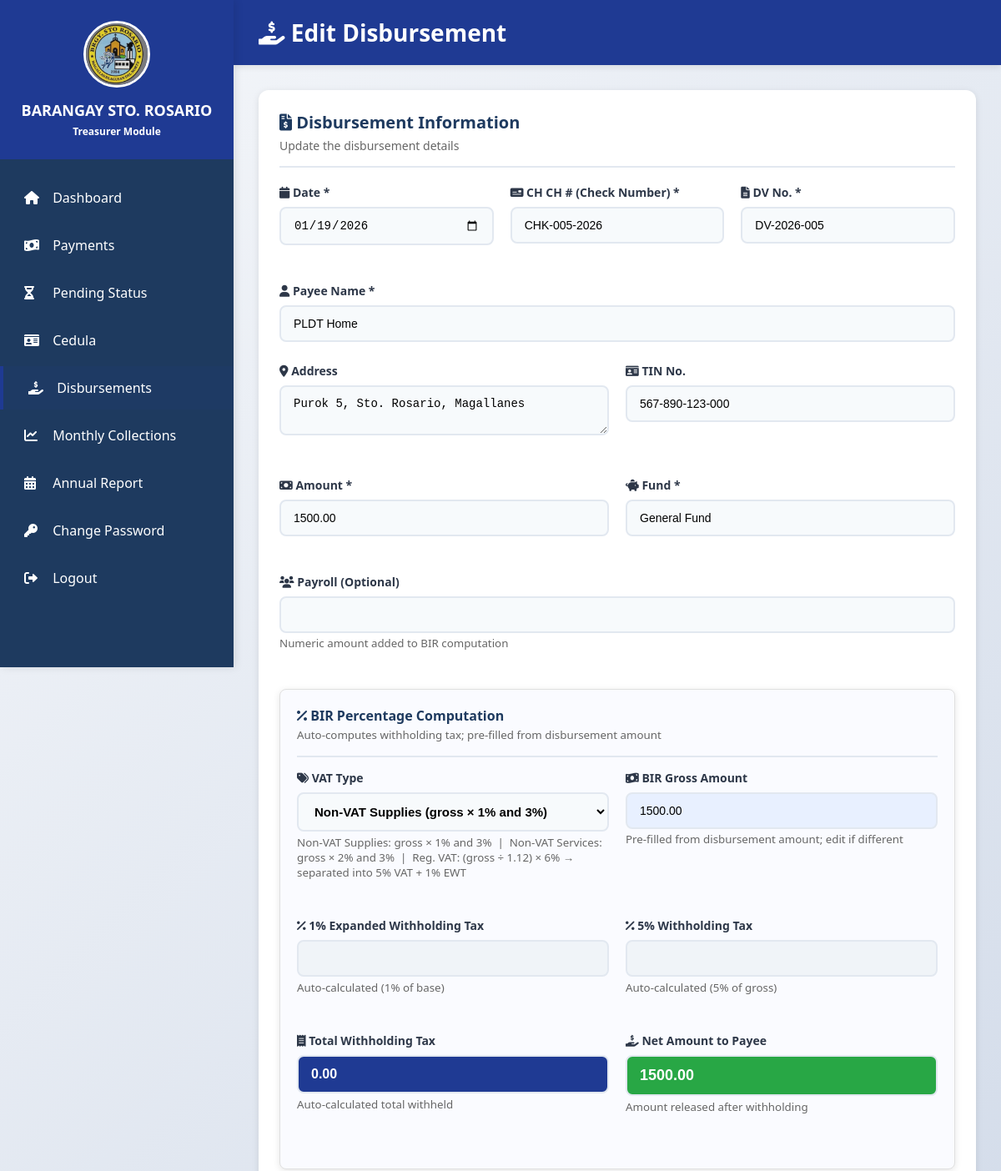
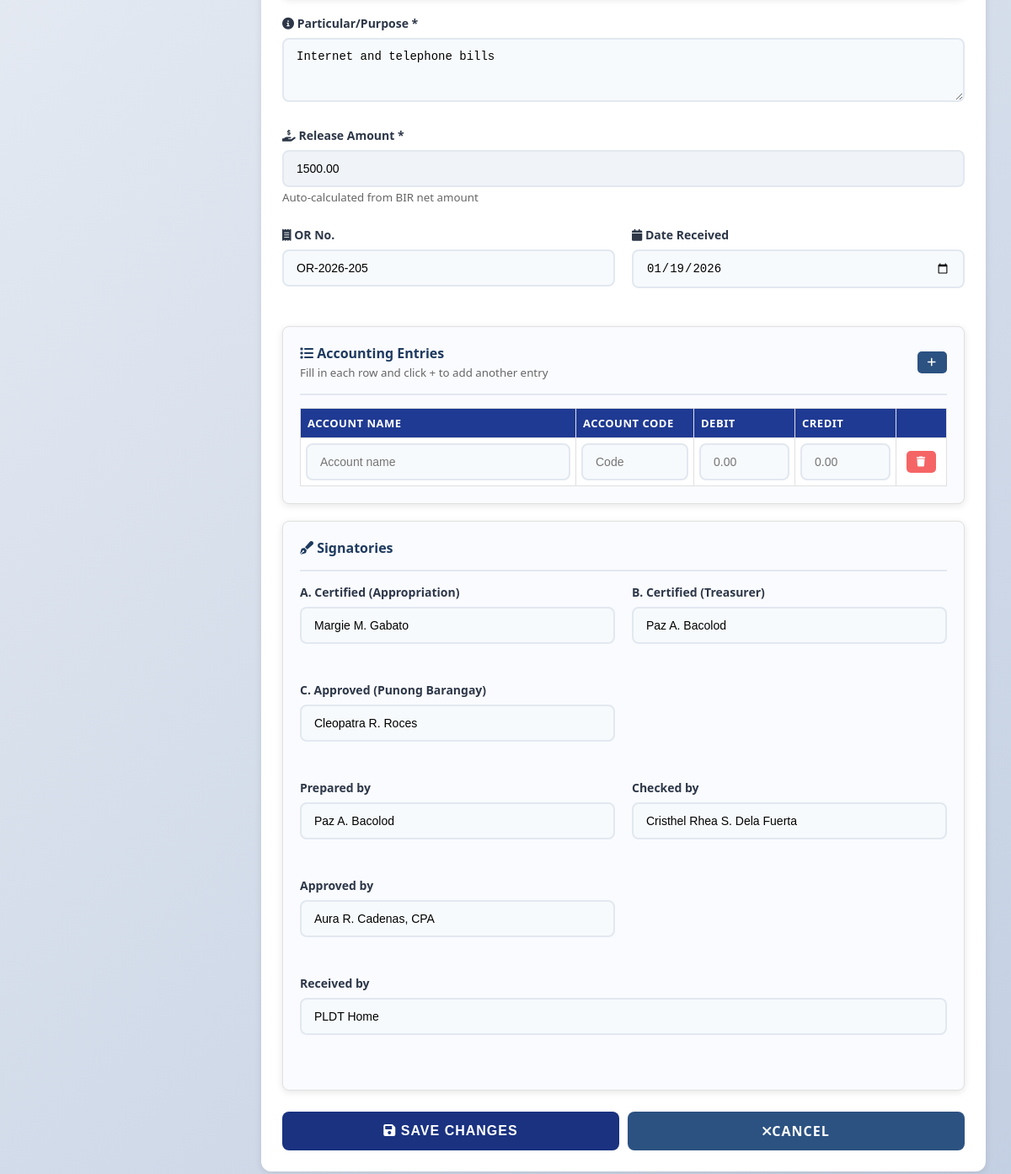
Page /treasurer/disbursement/edit.php?id=5 (signed in) on the committed database (2 pictures, top to bottom).
### tables this page shows
CREATE TABLE IF NOT EXISTS disbursements (
    id INT AUTO_INCREMENT PRIMARY KEY,
    disburse_date DATE NOT NULL,
    check_no VARCHAR(50) NOT NULL,
    or_no VARCHAR(50),
    received_date DATE,
    payee VARCHAR(150) NOT NULL,
    payee_address TEXT,
    payee_tin VARCHAR(50),
    dv_no VARCHAR(50) NOT NULL,
    amount DECIMAL(12, 2) NOT NULL,
    fund VARCHAR(100),
    payroll VARCHAR(100),
    bir VARCHAR(100),
    bir_vat_type VARCHAR(20),
    bir_gross DECIMAL(12, 2),
    bir_withholding_a DECIMAL(12, 2),
    bir_withholding_b DECIMAL(12, 2),
    purpose TEXT NOT NULL,
    release_amount DECIMAL(12, 2) NOT NULL,
    accounting_entries TEXT,
    signatory_a VARCHAR(150),
    signatory_b VARCHAR(150),
    signatory_c VARCHAR(150),
    signatory_prepared_by VARCHAR(150),
    signatory_checked_by VARCHAR(150),
    signatory_approved_by VARCHAR(150),
    signatory_received_by VARCHAR(150),
    processed_by INT,
    created_at TIMESTAMP DEFAULT CURRENT_TIMESTAMP,
    FOREIGN KEY (processed_by) REFERENCES users(id) ON DELETE SET NULL
);

### treasurer/disbursement/edit.php (the view, shortened to what the rows shown need)
<?php
include "../../config/database.php";
$disbursementId = intval($_GET['id'] ?? 0);
$stmt = $conn->prepare("SELECT * FROM disbursements WHERE id = ?");
$stmt->bind_param("i", $disbursementId);
$stmt->execute();
$result = $stmt->get_result();
$disbursement = $result->fetch_assoc();
$disburseDate = !empty($disbursement['disburse_date'])
    ? date('Y-m-d', strtotime($disbursement['disburse_date']))
    : date('Y-m-d');
$receivedDate = !empty($disbursement['received_date'])
    ? date('Y-m-d', strtotime($disbursement['received_date']))
    : $disburseDate;
$amountValue = number_format((float) $disbursement['amount'], 2, '.', '');
$releaseValue = number_format((float) $disbursement['release_amount'], 2, '.', '');
$birValue = number_format((float) $disbursement['bir'], 2, '.', '');
$payrollRaw = $disbursement['payroll'] ?? '';
$birGrossValue = number_format(((float) $disbursement['amount']) + ((float) $payrollRaw), 2, '.', '');
?>
<!DOCTYPE html>
<html lang="en">
<head>
    <link rel="stylesheet" href="../../assets/css/style.css">
    <link rel="stylesheet" href="https://cdnjs.cloudflare.com/ajax/libs/font-awesome/6.0.0/css/all.min.css">
</head>
<body>
    <div class="dashboard-container">
        <aside class="sidebar">
            <div class="sidebar-header">
                <h2>BARANGAY STO. ROSARIO</h2>
            </div>
        </aside>
        <main class="main-content">
            <div class="content-header">
                <h1><i class="fas fa-hand-holding-usd"></i> Edit Disbursement</h1>
            </div>
            <div class="content-body">
                <div class="card">
                    <form method="POST" action="save.php">
                        <div class="form-row">
                            <div class="form-group">
                                <label for="disburse_date"><i class="fas fa-calendar"></i> Date *</label>
                                <input type="date" id="disburse_date" name="date"
                                    value="<?= htmlspecialchars($disburseDate) ?>"
                                    required>
                            </div>
                            <div class="form-group">
                                <label for="check_no"><i class="fas fa-money-check"></i> CH CH # (Check Number)
                                    *</label>
                                <input type="text" id="check_no" name="check_no"
                                    value="<?= htmlspecialchars($disbursement['check_no']) ?>"
                                    required>
                            </div>
                            <div class="form-group">
                                <label for="dv_no"><i class="fas fa-file-alt"></i> DV No. *</label>
                                <input type="text" id="dv_no" name="dv_no"
                                    value="<?= htmlspecialchars($disbursement['dv_no']) ?>"
                                    required>
                            </div>
                        </div>
                        <div class="form-group">
                            <label for="payee"><i class="fas fa-user"></i> Payee Name *</label>
                            <input type="text" id="payee" name="payee"
                                value="<?= htmlspecialchars($disbursement['payee']) ?>"
                                required>
                        </div>
                        <div class="form-row">
                            <div class="form-group">
                                <label for="payee_address"><i class="fas fa-map-marker-alt"></i> Address</label>
                                <textarea id="payee_address" name="payee_address"
                                    rows="2"><?= htmlspecialchars($disbursement['payee_address'] ?? '') ?></textarea>
                            </div>
                            <div class="form-group">
                                <label for="payee_tin"><i class="fas fa-id-card"></i> TIN No.</label>
                                <input type="text" id="payee_tin" name="payee_tin"
                                    value="<?= htmlspecialchars($disbursement['payee_tin'] ?? '') ?>">
                            </div>
                        </div>
                        <div class="form-row">
                            <div class="form-group">
                                <label for="amount"><i class="fas fa-money-bill"></i> Amount *</label>
                                <input type="number" id="amount" name="amount" step="0.01" min="0"
                                    value="<?= htmlspecialchars($amountValue) ?>"
                                    required>
                            </div>
                            <div class="form-group">
                                <label for="fund"><i class="fas fa-piggy-bank"></i> Fund *</label>
                                <input type="text" id="fund" name="fund"
                                    value="<?= htmlspecialchars($disbursement['fund'] ?? '') ?>"
                                    required>
                            </div>
                        </div>
                        <div class="card"
                            style="border:1px solid #e0e0e0; padding:20px; border-radius:8px; margin-bottom:20px; background:#fafbff;">
                            <div class="form-row">
                                <div class="form-group">
                                    <label for="bir_gross"><i class="fas fa-money-bill-wave"></i> BIR Gross
                                        Amount</label>
                                    <input type="number" id="bir_gross" name="bir_gross" step="0.01" min="0"
                                        value="<?= htmlspecialchars($birGrossValue) ?>"
                                        oninput="computeBIR()" style="background:#e8f0ff;">
                                    <small style="color:#666;">Pre-filled from disbursement amount; edit if
                                        different</small>
                                </div>
                            </div>
                            <div class="form-row">
                                <div class="form-group">
                                    <label><i class="fas fa-receipt"></i> Total Withholding Tax</label>
                                    <input type="number" id="bir_total_display" step="0.01" readonly
                                        value="<?= htmlspecialchars($birValue) ?>"
                                        style="background:#1F3A93; color:#fff; font-weight:bold; font-size:16px;">
                                    <small style="color:#666; display:block; margin-top:4px;">Auto-calculated total
                                        withheld</small>
                                </div>
                                <div class="form-group">
                                    <label><i class="fas fa-hand-holding-usd"></i> Net Amount to Payee</label>
                                    <input type="number" id="bir_net_amount" step="0.01" readonly
                                        value="<?= htmlspecialchars($releaseValue) ?>"
                                        style="background:#28a745; color:#fff; font-weight:bold; font-size:18px;">
                                    <small style="color:#666; display:block; margin-top:4px;">Amount released after
                                        withholding</small>
                                </div>
                            </div>
                        </div>
                        <div class="form-group">
                            <label for="purpose"><i class="fas fa-info-circle"></i> Particular/Purpose *</label>
                            <textarea id="purpose" name="purpose" rows="3"
                                required><?= htmlspecialchars($disbursement['purpose']) ?></textarea>
                        </div>
                        <div class="form-group">
                            <label for="release_amount"><i class="fas fa-hand-holding-usd"></i> Release Amount *</label>
                            <input type="number" id="release_amount" name="release" step="0.01" min="0"
                                value="<?= htmlspecialchars($releaseValue) ?>"
                                readonly required style="background:#f0f4f8;">
                            <small style="color: #666;">Auto-calculated from BIR net amount</small>
                        </div>
                        <div class="form-row">
                            <div class="form-group">
                                <label for="or_no"><i class="fas fa-receipt"></i> OR No.</label>
                                <input type="text" id="or_no" name="or_no"
                                    value="<?= htmlspecialchars($disbursement['or_no'] ?? '') ?>">
                            </div>
                            <div class="form-group">
                                <label for="received_date"><i class="fas fa-calendar"></i> Date Received</label>
                                <input type="date" id="received_date" name="received_date"
                                    value="<?= htmlspecialchars($receivedDate) ?>">
                            </div>
                        </div>
                        <div class="card"
                            style="border:1px solid #e0e0e0; padding:20px; border-radius:8px; margin-bottom:20px; background:#fafbff;">
                            <div class="form-group" style="margin-bottom:0;">
                                <table style="width:100%; border-collapse: collapse;">
                                    <thead>
                                        <tr>
                                            <th style="border:1px solid #e0e0e0; padding:8px; text-align:left;">Account
                                                Name</th>
                                            <th
                                                style="border:1px solid #e0e0e0; padding:8px; text-align:left; width:140px;">
                                                Account Code</th>
                                            <th
                                                style="border:1px solid #e0e0e0; padding:8px; text-align:left; width:120px;">
                                                Debit</th>
                                            <th
                                                style="border:1px solid #e0e0e0; padding:8px; text-align:left; width:120px;">
                                                Credit</th>
                                            <th style="border:1px solid #e0e0e0; padding:8px; width:60px;"></th>
                                        </tr>
                                    </thead>
                                </table>
                            </div>
                        </div>
                        <div class="card"
                            style="border:1px solid #e0e0e0; padding:20px; border-radius:8px; margin-bottom:20px; background:#fafbff;">
                            <div class="form-row">
                                <div class="form-group">
                                    <label for="signatory_a">A. Certified (Appropriation)</label>
                                    <input type="text" id="signatory_a" name="signatory_a"
                                        value="<?= htmlspecialchars($disbursement['signatory_a'] ?? '') ?>">
                                </div>
                                <div class="form-group">
                                    <label for="signatory_b">B. Certified (Treasurer)</label>
                                    <input type="text" id="signatory_b" name="signatory_b"
                                        value="<?= htmlspecialchars($disbursement['signatory_b'] ?? '') ?>">
                                </div>
                                <div class="form-group">
                                    <label for="signatory_c">C. Approved (Punong Barangay)</label>
                                    <input type="text" id="signatory_c" name="signatory_c"
                                        value="<?= htmlspecialchars($disbursement['signatory_c'] ?? '') ?>">
                                </div>
                            </div>
                            <div class="form-row">
                                <div class="form-group">
                                    <label for="signatory_prepared_by">Prepared by</label>
                                    <input type="text" id="signatory_prepared_by" name="signatory_prepared_by"
                                        value="<?= htmlspecialchars($disbursement['signatory_prepared_by'] ?? '') ?>">
                                </div>
                                <div class="form-group">
                                    <label for="signatory_checked_by">Checked by</label>
                                    <input type="text" id="signatory_checked_by" name="signatory_checked_by"
                                        value="<?= htmlspecialchars($disbursement['signatory_checked_by'] ?? '') ?>">
                                </div>
                                <div class="form-group">
                                    <label for="signatory_approved_by">Approved by</label>
                                    <input type="text" id="signatory_approved_by" name="signatory_approved_by"
                                        value="<?= htmlspecialchars($disbursement['signatory_approved_by'] ?? '') ?>">
                                </div>
                            </div>
                            <div class="form-row">
                                <div class="form-group">
                                    <label for="signatory_received_by">Received by</label>
                                    <input type="text" id="signatory_received_by" name="signatory_received_by"
                                        value="<?= htmlspecialchars($disbursement['signatory_received_by'] ?? '') ?>">
                                </div>
                            </div>
                        </div>
                    </form>
                </div>
            </div>
        </main>
    </div>
</body>
</html>

### rows in the picture
disbursements: date "01/19/2026", check_no "CHK-005-2026", dv_no "DV-2026-005", payee "PLDT Home", payee_address "Purok 5, Sto. Rosario, Magallanes", payee_tin "567-890-123-000", amount "1500.00", fund "General Fund", bir_gross "1500.00", bir "0.00", release_amount "1500.00", purpose "Internet and telephone bills", release "1500.00", or_no "OR-2026-205", received_date "01/19/2026", signatory_a "Margie M. Gabato", signatory_b "Paz A. Bacolod", signatory_c "Cleopatra R. Roces", signatory_prepared_by "Paz A. Bacolod", signatory_checked_by "Cristhel Rhea S. Dela Fuerta", signatory_approved_by "Aura R. Cadenas, CPA", signatory_received_by "PLDT Home"
